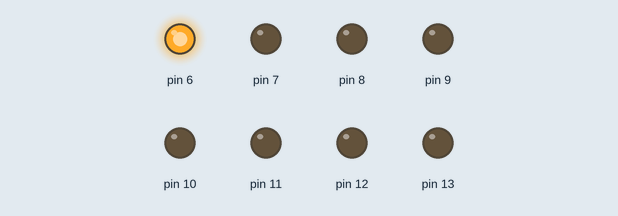
Recording of a sketch running on a simulated Arduino Uno, built with avr-gcc and run on an emulated ATmega328P. Shown: output pins drawn as LEDs (lit = HIGH). Random numbers use the default seed unless the sketch sets one.

Above: at 0.15 s.
At 7.54 s:
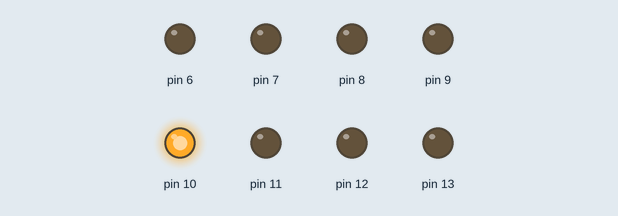
At 11.86 s:
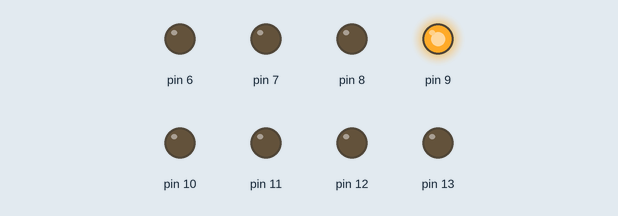
At 18.34 s:
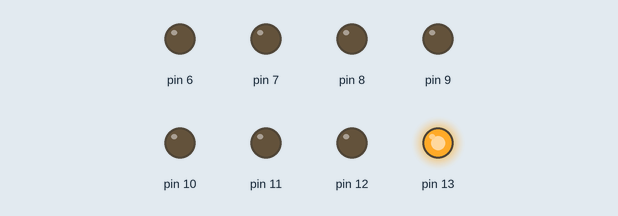
At 27.47 s:
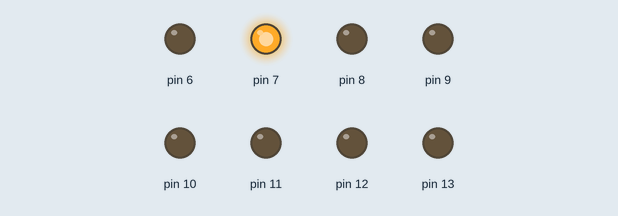
At 38.66 s:
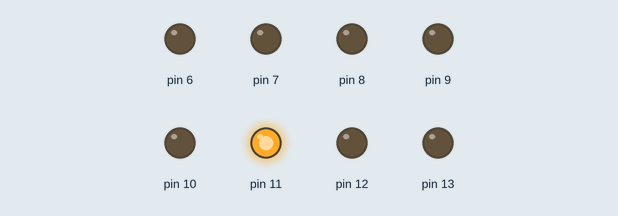
Timing chart, 0 to 40.0 s (numbered marks = the images above):
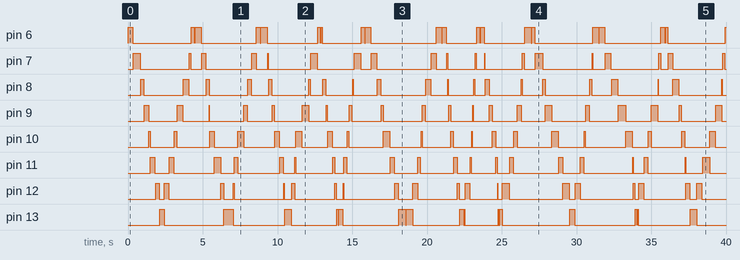

The sketch:

_8_Pin_Blink.ino
```cpp
void setup() {
  pinMode(13, OUTPUT);
  pinMode(12, OUTPUT);
  pinMode(11, OUTPUT);
  pinMode(10, OUTPUT);
  pinMode(9, OUTPUT);
  pinMode(8, OUTPUT);
  pinMode(7, OUTPUT);
  pinMode(6, OUTPUT);
}

void loop(){
  // A for loop to change the pin in the loop

  for(int i = 6; i <= 13; i++)
  {
      Blinkit(i);
  }
  for(int i = 0; i <= 7; i++)
  {
      Blinkit(13 - i);
  }
}

void Blinkit(int pin){
  int onTime = rand() % 500, offTime = rand() % 50;
  digitalWrite(pin,HIGH);
  delay(onTime);
  digitalWrite(pin,LOW);
  delay(offTime);
}
```

Measured:
- by itself, pin 7: LOW → HIGH at 0.35 s, → LOW 0.48 s later, → HIGH 3.3 s later, → LOW 0.10 s later, … (38 changes in this stretch)
- by itself, pin 8: LOW → HIGH at 0.84 s, → LOW 0.21 s later, → HIGH 2.6 s later, → LOW 0.36 s later, … (40 changes in this stretch)
- by itself, pin 9: LOW → HIGH at 1.1 s, → LOW 0.30 s later, → HIGH 1.9 s later, → LOW 0.39 s later, … (40 changes in this stretch)
- by itself, pin 10: LOW → HIGH at 1.4 s, → LOW 0.10 s later, → HIGH 1.6 s later, → LOW 0.18 s later, … (40 changes in this stretch)
- by itself, pin 11: LOW → HIGH at 1.5 s, → LOW 0.30 s later, → HIGH 0.95 s later, → LOW 0.32 s later, … (40 changes in this stretch)
- by itself, pin 12: LOW → HIGH at 1.8 s, → LOW 0.25 s later, → HIGH 0.33 s later, → LOW 0.30 s later, … (40 changes in this stretch)
- by itself, pin 13: LOW → HIGH at 2.1 s, → LOW 0.30 s later, → HIGH 4.0 s later, → LOW 0.64 s later, … (30 changes in this stretch)
